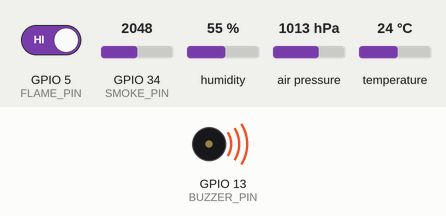
This sketch was run on a simulated ESP32. Parts: buzzer (waves = sounding, pin HIGH). The inputs (shaded band) are chosen by the test bench; at power-on: GPIO 34 (SMOKE_PIN) = 2048, GPIO 5 (FLAME_PIN) HIGH, humidity 55 %, air pressure 1013 hPa, temperature 24 °C (analog values on the 0–4095 scale). What the sketch prints to the serial monitor is not drawn.

Above: at 1.8 s.
1.9 s: GPIO 34 (SMOKE_PIN) set to 1855
3.4 s: GPIO 34 (SMOKE_PIN) set to 1749
At 4.9 s:
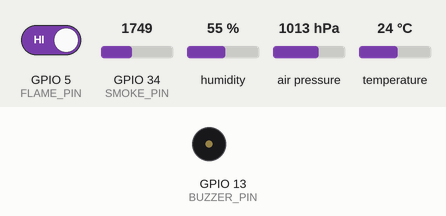
5.5 s: GPIO 5 (FLAME_PIN) driven LOW
At 7.2 s:
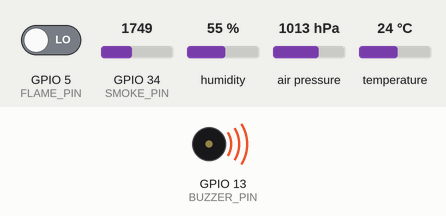
8.5 s: GPIO 5 (FLAME_PIN) driven HIGH
At 10.2 s:
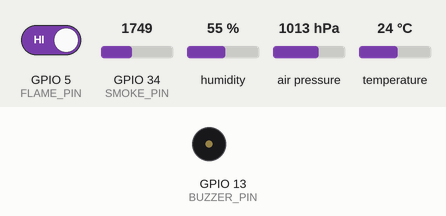
10.5 s: GPIO 34 (SMOKE_PIN) set to 2866
At 11.5 s:
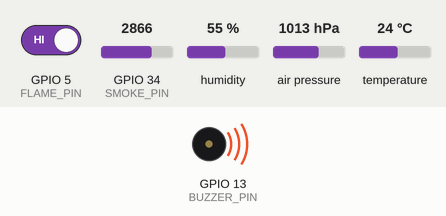
Timing chart, 0 to 13.5 s (numbered marks = the images above; inputs shaded):
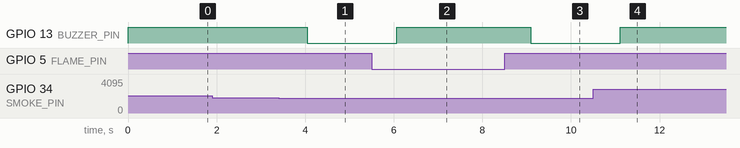

The sketch:

aeroflame_node.ino
```cpp
/*
  AeroFlame edge node - ESP32 (Arduino core)
  Reads an IR flame sensor, MQ-2 smoke/gas sensor and BME280 (temp/pressure/humidity),
  sounds a local buzzer, and streams one JSON line per second over USB serial (115200 baud)
  to the AeroFlame SI dashboard (pages/1_Live_Habitat_Monitor.py).

  Libraries: "Adafruit BME280 Library" + "Adafruit Unified Sensor" (Arduino Library Manager).
  Wiring: see hardware/WIRING.md
*/
#include <Wire.h>
#include <Adafruit_BME280.h>

const int FLAME_PIN  = 5;    // IR flame sensor DO (most modules: LOW = flame seen)
const int SMOKE_PIN  = 34;   // MQ-2 AO through a voltage divider (ESP32 ADC max 3.3 V)
const int BUZZER_PIN = 13;   // active buzzer (+) ; (-) to GND
const int SMOKE_LOCAL_ALARM = 1800;   // raw ADC (0-4095), tune after MQ-2 warm-up

Adafruit_BME280 bme;
bool bmeOk = false;

void setup() {
  Serial.begin(115200);
  pinMode(FLAME_PIN, INPUT);
  pinMode(BUZZER_PIN, OUTPUT);
  digitalWrite(BUZZER_PIN, LOW);
  analogReadResolution(12);
  Wire.begin(21, 22);                       // SDA, SCL
  bmeOk = bme.begin(0x76) || bme.begin(0x77);
}

void printFloat(const char* key, float v, bool comma = true) {
  Serial.print('"'); Serial.print(key); Serial.print("\":");
  if (isnan(v)) Serial.print("null"); else Serial.print(v, 2);
  if (comma) Serial.print(',');
}

void loop() {
  bool flame = digitalRead(FLAME_PIN) == LOW;
  int smoke  = analogRead(SMOKE_PIN);
  float t = bmeOk ? bme.readTemperature() : NAN;
  float p = bmeOk ? bme.readPressure() / 100.0F : NAN;   // hPa
  float h = bmeOk ? bme.readHumidity() : NAN;

  // Local fail-safe alarm: works even if the dashboard is offline
  digitalWrite(BUZZER_PIN, (flame || smoke > SMOKE_LOCAL_ALARM) ? HIGH : LOW);

  Serial.print("{\"node\":\"AF-01\",\"uptime_s\":"); Serial.print(millis() / 1000); Serial.print(',');
  Serial.print("\"flame_detected\":"); Serial.print(flame ? "true" : "false"); Serial.print(',');
  printFloat("temperature_c", t);
  printFloat("pressure_hpa", p);
  printFloat("humidity_pct", h);
  Serial.print("\"smoke_raw\":"); Serial.print(smoke);
  Serial.println('}');
  delay(1000);
}
```

Measured:
- the behaviour switches between 1801 and 1800 on GPIO 34 (SMOKE_PIN) (found by bisection; images 0 and 1)
- after the input at 1.9 s, every drawn part: stays the same
- after the input at 3.4 s, GPIO 13 (BUZZER_PIN): HIGH → LOW after 0.64 s
- after the input at 5.5 s, GPIO 13 (BUZZER_PIN): LOW → HIGH after 0.56 s
- after the input at 8.5 s, GPIO 13 (BUZZER_PIN): HIGH → LOW after 0.59 s
- after the input at 10.5 s, GPIO 13 (BUZZER_PIN): LOW → HIGH after 0.61 s
